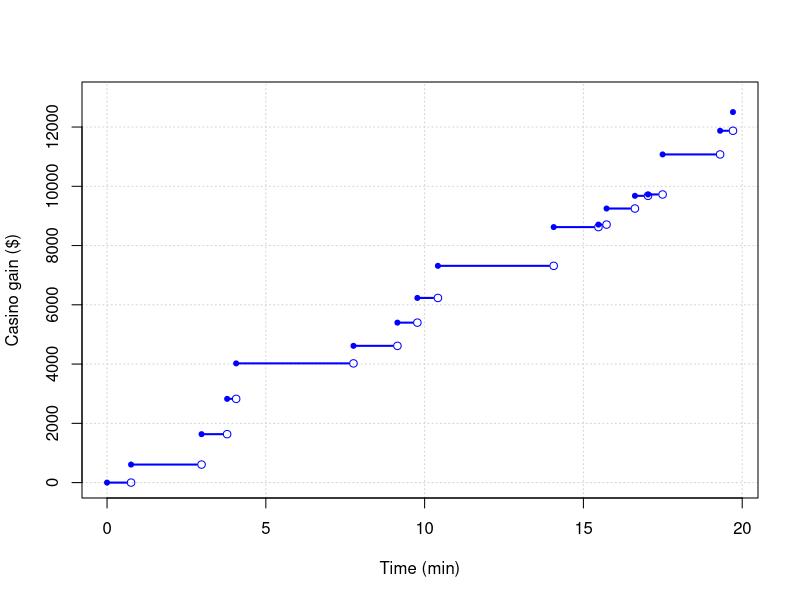

Here is the R script that generated this plot:
# Simulación 5.2 

# Especificación de los parámetros
t<- 20
lambda<- 0.75

# Especificación del seed
set.seed(41130)

# Generamos el numero de llegadas
narrivals<- rpois(1,lambda*t)

# Definición de vectores
gain<- c()
time<- c()
u<- c()

# Ajuste de los valores iniciales
gain[1]<- 0
u[1]<- 0

# Generación estandar de uniformes y ganancia
for(i in 2:(narrivals+1)) {
  u[i]<- runif(1)
  gain[i]<- gain[i-1] + runif(1,0, 1500)
}

# Cálculo de los tiempos de los eventos
time<- t*sort(u)

# Ploteo de la trayectoria
plot(time, gain, type="n", ylim=c(0,13000), xlab="Time (min)", ylab="Casino gain ($)",  
panel.first = grid())

segments(time[-length(time)], gain[-length(time)], time[-1]-0.15, 
gain[-length(time)], lwd=2, col="blue")

points(time, gain, pch=20, col="blue")
points(time[-1], gain[-length(time)], pch=1, col="blue")

narrivals
gain[length(gain)]
